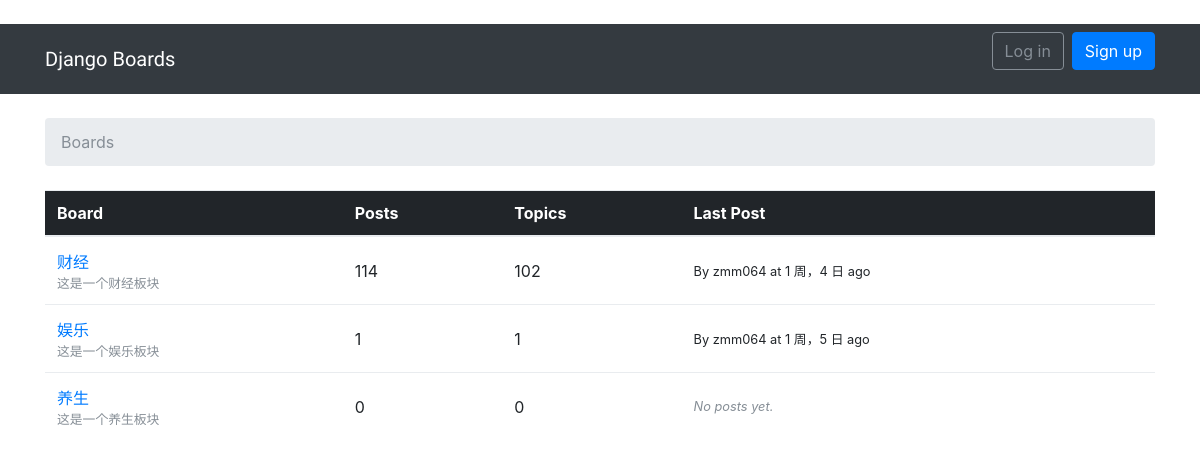
The page / on the database its author committed.
### boards/models.py (models this page shows, shortened)
class Board(models.Model):
    name        = models.CharField('名称', max_length=30, unique=True)
    description = models.CharField('描述信息', max_length=100)
    def get_posts_count(self):
        return Post.objects.filter(topic__board=self).count()
    def get_last_post(self):
        return Post.objects.filter(topic__board=self).order_by('-created_at').first()

class Post(models.Model):
    message    = models.TextField()
    topic      = models.ForeignKey(Topic, related_name='posts', verbose_name='主题')
    created_at = models.DateTimeField('创建时间', auto_now_add=True)
    updated_at = models.DateTimeField('最近更新时间', null=True)
    created_by = models.ForeignKey(User, related_name='posts', verbose_name='创建用户')
    updated_by = models.ForeignKey(User, null=True, related_name='+')

### boards/views.py (the view)
# urls.py: url(r'^$', home, name='home'),
def home(request):
    boards = Board.objects.all()
    return render(request, 'home.html', {'boards': boards})

### templates/home.html
﻿{% extends 'base.html' %}
{% load humanize %}
{% block breadcrumb %}
  <li class="breadcrumb-item active">Boards</li>
{% endblock %}
{% block content %}
  <table class="table">
    <thead class="thead-inverse">
      <tr>
        <th>Board</th>
        <th>Posts</th>
        <th>Topics</th>
        <th>Last Post</th>
      </tr>
    </thead>
    <tbody>
      {% for board in boards %}
        <tr>
          <td>
            <a href="{% url 'boards:topics' board.pk %}">{{ board.name }}</a>
            <small class="text-muted d-block">{{ board.description }}</small>
          </td>
          <td class="align-middle">{{ board.get_posts_count }}</td>
          <td class="align-middle">{{ board.topics.count }}</td>
          {% with post=board.get_last_post %}
            <td class="align-middle">
            {% if post %}
              <small>
                  By {{ post.created_by.username }} at {{ post.created_at|naturaltime  }}
              </small>
            {% else %}
              <small class="text-muted"> <em>No posts yet.</em> </small>
            {% endif %}
            </td>
          {% endwith %}
        </tr>
      {% endfor %}
    </tbody>
  </table>
{% endblock %}

### rows shown on the page
Board: name "财经", description "这是一个财经板块", get_posts_count "114", topics.count "102", get_last_post.created_by.username "zmm064", get_last_post.created_at "1 周，4 日 ago"
Board: name "娱乐", description "这是一个娱乐板块", get_posts_count "1", topics.count "1", get_last_post.created_by.username "zmm064", get_last_post.created_at "1 周，5 日 ago"
Board: name "养生", description "这是一个养生板块", get_posts_count "0", topics.count "0", shows "No posts yet."
